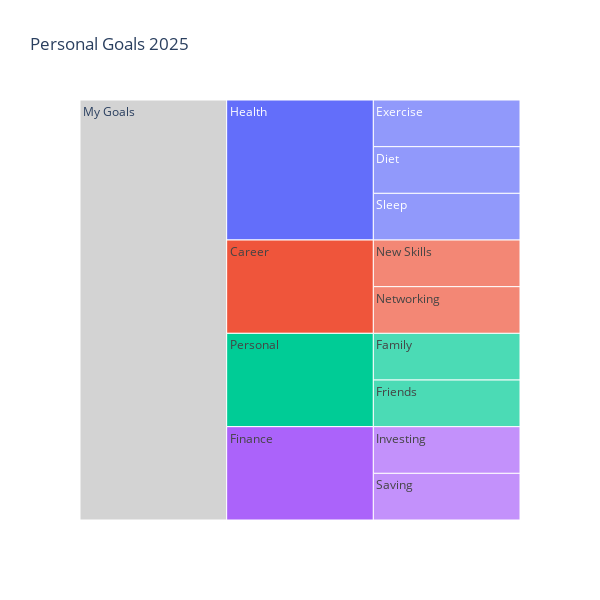

Write notebook code for a chart like this one.
### Markdown cell above
3. Customise the color of the root rectangle by using the method `update_traces` and setting the argument `root_color`. By default the root rectangle is white. Here we are setting the color as `lightgrey` to make it visible against a white background

### Code cell
fig = px.icicle(df1, names='Activity',parents='Category',
                height=600, width=600,
                title='Personal Goals 2025')
fig.update_traces(root_color="lightgrey")
fig.show()

### Figure 1 — Plotly figure (JSON) as saved in the notebook; plotly's stock layout.template omitted (floating-point values rounded to 4 significant figures)
{"data": [{"domain": {"x": [0, 1], "y": [0, 1]}, "hovertemplate": "Activity=%{label}<br>Category=%{parent}<extra></extra>", "labels": ["My Goals", "Health", "Career", "Personal", "Finance", "Exercise", "Diet", "Sleep", "New Skills", "Networking", "Family", "Friends", "Investing", "Saving"], "name": "", "parents": ["", "My Goals", "My Goals", "My Goals", "My Goals", "Health", "Health", "Health", "Career", "Career", "Personal", "Personal", "Finance", "Finance"], "root": {"color": "lightgrey"}, "type": "icicle"}], "layout": {"height": 600, "legend": {"tracegroupgap": 0}, "title": {"text": "Personal Goals 2025"}, "width": 600}}
